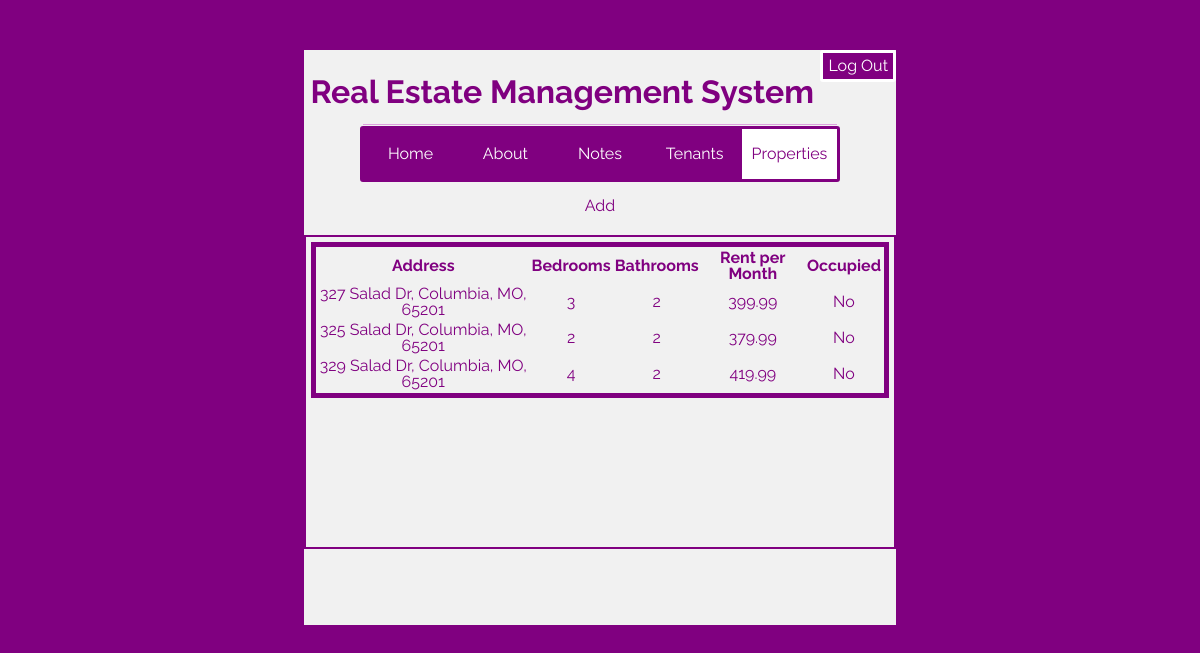
Screenshot of /properties.php (signed in) with the database file from the repository.
### tables this page shows
CREATE TABLE `properties` (
  `PID` int(5) NOT NULL,
  `address` varchar(64) NOT NULL,
  `rentAMonth` float NOT NULL,
  `bedrooms` int(11) NOT NULL,
  `baths` int(11) NOT NULL,
  `occupied` tinyint(1) NOT NULL DEFAULT '0'
);

### properties.php (the view, shortened to what this page needs)
<!DOCTYPE html>
<html lang="en">
<head>
    <link rel="stylesheet" type="text/css" href="styles.css">
</head>
<body>
    <div class="wrapperMain"><a href="logout.php"><div class="logOut">Log Out</div></a><br /><h2 id="hStyle">Real Estate Management System</h2> <br /><hr />
    <?php
        include 'navBar.php';
        ?>
    <br />
        <div class="wordButtonContainer"><div onClick="addProp()" class="wordButton">Add</div></div>
    <br />
    <?php
$con=mysqli_connect("localhost","root","","realestatesys");
$result = mysqli_query($con,"SELECT * FROM Properties");
echo "<div class=\"dataOut\"><table>
<tr>
<th>Address</th>
<th>Bedrooms</th>
<th>Bathrooms</th>
<th>Rent per Month</th>
<th>Occupied</th>
</tr>";
while($row = mysqli_fetch_array($result))
{
echo "<tr class=\"trDope\" onclick=\"window.location='property.php?id=" . $row['PID'] . "'\">";
echo "<td>" . $row['address'] . "</td>";
echo "<td>" . $row['bedrooms'] . "</td>";
echo "<td>" . $row['baths'] . "</td>";
echo "<td>" . $row['rentAMonth'] . "</td>";
echo "<td>";
    if($row['occupied']=="0")
    {
        echo "No </td>";
    }
    else
    {
        echo "Yes </td>";
    }
echo "</tr>";
}
echo "</table></div>";
?>
        <br />
    </div>
</body>
</html>

### styles.css (style rules this page uses)
body { background-color: purple !important; line-height: 1 !important; }
.wrapperMain { background-color:#f1f1f1; margin:0 auto; width:50%; height:575px; margin-top:50px; overflow: hidden; }
.dataOut { overflow: auto; height: 300px; border: 2px solid purple; margin: 5px auto; padding: 5px; width:auto; display: block; bottom: 1px; }
h2,h3,h4, #hStyle { color:purple !important; text-align: center !important; font-family: 'Raleway', sans-serif !important; padding-top: 10px !important; font-size: inherit !important; font-weight: bold !important; line-height: 1 !important; margin:0 auto !important; box-sizing: inherit !important; }
#hStyle { font-size: 2em !important; }
hr { display: block; height: 1px; border: 0; border-top: 1px solid plum; !important; padding: 0 !important; width:80%; margin: 0 auto !important; }
.logOut { color:white; font-size:16px; text-align:right; float:right; padding:5px; background:purple; border: solid white 3px; border-radius: 3px; transition: 0.8s; display: block; font-family: 'Raleway', sans-serif; }
p,a { font-family: 'Raleway', sans-serif; color:purple; width:80%; margin:auto; !important; }
table { border-collapse:separate; border: 5px solid purple; font-family: 'Raleway', sans-serif; color: purple; margin: 0 auto; text-align: center; }
.trDope { transition-duration:.8s; }
a { text-decoration: none; transition-duration: .8s; }
.wordButtonContainer { display: block; margin: 0 auto; }
.wordButton { color:purple; display:block; margin: 0 auto; text-align: center; font-family: 'Raleway', sans-serif; }

### rows the page displays
properties: address "327 Salad Dr, Columbia, MO, 65201", bedrooms "3", baths "2", rentAMonth "399.99", occupied "No"
properties: address "325 Salad Dr, Columbia, MO, 65201", bedrooms "2", baths "2", rentAMonth "379.99", occupied "No"
properties: address "329 Salad Dr, Columbia, MO, 65201", bedrooms "4", baths "2", rentAMonth "419.99", occupied "No"
